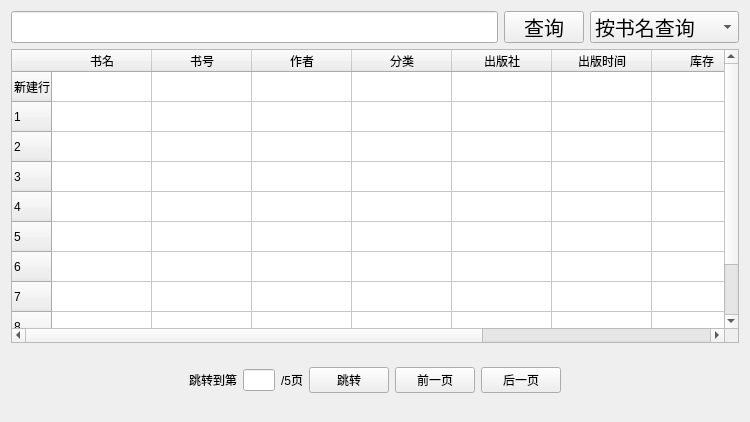
<?xml version="1.0" encoding="UTF-8"?>
<ui version="4.0">
 <class>BookStorageViewer</class>
 <widget class="QWidget" name="BookStorageViewer">
  <property name="windowModality">
   <enum>Qt::WindowModal</enum>
  </property>
  <property name="geometry">
   <rect>
    <x>0</x>
    <y>0</y>
    <width>750</width>
    <height>422</height>
   </rect>
  </property>
  <property name="windowTitle">
   <string>欢迎使用图书馆管理系统</string>
  </property>
  <property name="layoutDirection">
   <enum>Qt::LeftToRight</enum>
  </property>
  <layout class="QVBoxLayout" name="verticalLayout_2">
   <item>
    <layout class="QHBoxLayout" name="Hlayout1">
     <item>
      <widget class="QLineEdit" name="searchEdit">
       <property name="font">
        <font>
         <pointsize>15</pointsize>
        </font>
       </property>
      </widget>
     </item>
     <item>
      <widget class="QPushButton" name="searchButton">
       <property name="maximumSize">
        <size>
         <width>16777215</width>
         <height>32</height>
        </size>
       </property>
       <property name="font">
        <font>
         <pointsize>15</pointsize>
        </font>
       </property>
       <property name="text">
        <string>查询</string>
       </property>
       <property name="icon">
        <iconset>
         <selectedon>C:/Users/syx/.designer/images/search.png</selectedon>
        </iconset>
       </property>
      </widget>
     </item>
     <item>
      <widget class="QComboBox" name="comboBox">
       <property name="minimumSize">
        <size>
         <width>0</width>
         <height>32</height>
        </size>
       </property>
       <property name="maximumSize">
        <size>
         <width>16777215</width>
         <height>32</height>
        </size>
       </property>
       <property name="font">
        <font>
         <pointsize>15</pointsize>
        </font>
       </property>
       <item>
        <property name="text">
         <string>按书名查询</string>
        </property>
       </item>
       <item>
        <property name="text">
         <string>按书号查询</string>
        </property>
       </item>
       <item>
        <property name="text">
         <string>按作者查询</string>
        </property>
       </item>
       <item>
        <property name="text">
         <string>按分类查询</string>
        </property>
       </item>
       <item>
        <property name="text">
         <string>按出版社查询</string>
        </property>
       </item>
      </widget>
     </item>
    </layout>
   </item>
   <item>
    <widget class="QTableWidget" name="tableWidget">
     <row>
      <property name="text">
       <string>新建行</string>
      </property>
     </row>
     <row>
      <property name="text">
       <string>1</string>
      </property>
     </row>
     <row>
      <property name="text">
       <string>2</string>
      </property>
     </row>
     <row>
      <property name="text">
       <string>3</string>
      </property>
     </row>
     <row>
      <property name="text">
       <string>4</string>
      </property>
     </row>
     <row>
      <property name="text">
       <string>5</string>
      </property>
     </row>
     <row>
      <property name="text">
       <string>6</string>
      </property>
     </row>
     <row>
      <property name="text">
       <string>7</string>
      </property>
     </row>
     <row>
      <property name="text">
       <string>8</string>
      </property>
     </row>
     <row>
      <property name="text">
       <string>10</string>
      </property>
     </row>
     <column>
      <property name="text">
       <string>书名</string>
      </property>
     </column>
     <column>
      <property name="text">
       <string>书号</string>
      </property>
     </column>
     <column>
      <property name="text">
       <string>作者</string>
      </property>
     </column>
     <column>
      <property name="text">
       <string>分类</string>
      </property>
     </column>
     <column>
      <property name="text">
       <string>出版社</string>
      </property>
     </column>
     <column>
      <property name="text">
       <string>出版时间</string>
      </property>
     </column>
     <column>
      <property name="text">
       <string>库存</string>
      </property>
     </column>
     <column>
      <property name="text">
       <string>剩余可借</string>
      </property>
     </column>
     <column>
      <property name="text">
       <string>总借阅次数</string>
      </property>
     </column>
    </widget>
   </item>
   <item>
    <widget class="QWidget" name="horizontalWidget" native="true">
     <layout class="QHBoxLayout" name="horizontalLayout">
      <item>
       <widget class="QWidget" name="widget" native="true">
        <property name="maximumSize">
         <size>
          <width>300</width>
          <height>16777215</height>
         </size>
        </property>
        <layout class="QHBoxLayout" name="Hlayout" stretch="0,0,0,0,0,0">
         <property name="sizeConstraint">
          <enum>QLayout::SetFixedSize</enum>
         </property>
         <item>
          <widget class="QLabel" name="jumpToLabel">
           <property name="text">
            <string>跳转到第</string>
           </property>
          </widget>
         </item>
         <item>
          <widget class="QLineEdit" name="pageEdit">
           <property name="maximumSize">
            <size>
             <width>32</width>
             <height>16777215</height>
            </size>
           </property>
          </widget>
         </item>
         <item>
          <widget class="QLabel" name="pageLabel">
           <property name="text">
            <string>/5页</string>
           </property>
          </widget>
         </item>
         <item>
          <widget class="QPushButton" name="jumpToButton">
           <property name="text">
            <string>跳转</string>
           </property>
          </widget>
         </item>
         <item>
          <widget class="QPushButton" name="prevButton">
           <property name="text">
            <string>前一页</string>
           </property>
          </widget>
         </item>
         <item>
          <widget class="QPushButton" name="backButton">
           <property name="text">
            <string>后一页</string>
           </property>
          </widget>
         </item>
        </layout>
       </widget>
      </item>
     </layout>
    </widget>
   </item>
  </layout>
 </widget>
 <resources/>
 <connections/>
</ui>
